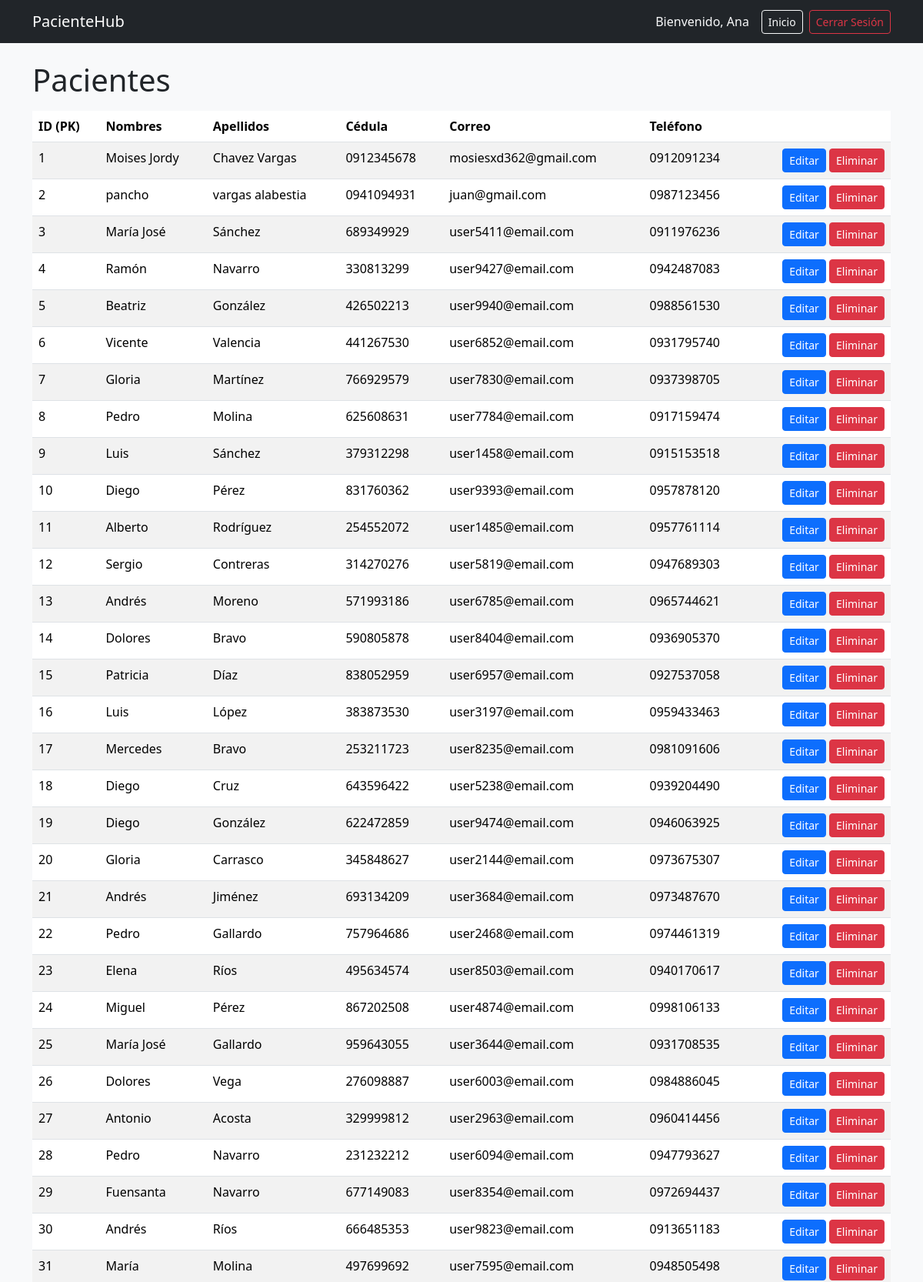
Page /paciente/listar/ (signed in, upper part) on the committed database.
### student/models.py (models this page shows, shortened)
class Paciente(AbstractUser):
    cedula = models.CharField(max_length=10, unique=True)
    telefono = models.CharField(max_length=10)
    fecha_nacimiento = models.DateField()
    direccion = models.TextField()
    email = models.EmailField(unique=True)
    first_name = models.CharField(max_length=150)
    last_name = models.CharField(max_length=150)
    slug = models.SlugField(unique=True, blank=True)
    @property
    def nombres(self):
        return self.first_name
    @property
    def apellidos(self):
        return self.last_name
    @property
    def correo(self):
        return self.email

### student/views.py (the view)
# urls.py: path("paciente/listar/", views.listar_pacientes, name="listar_pacientes"),
@login_required(login_url='student:login')
def listar_pacientes(request):
    pacientes = Paciente.objects.all()
    return render(request, 'paciente/listar.html', {'pacientes': pacientes})

### student/templates/paciente/listar.html (shortened to what this page needs)
{% extends "paciente/base.html" %}
{% block content %}
<h1 class="mb-3">Pacientes</h1>
<table class="table table-striped">
  <thead>
    <tr>
      <th>ID (PK)</th>
      <th>Nombres</th>
      <th>Apellidos</th>
      <th>Cédula</th>
      <th>Correo</th>
      <th>Teléfono</th>
      <th></th>
    </tr>
  </thead>
  <tbody>
    {% for paciente in pacientes %}
    <tr>
      <td>{{ paciente.pk }}</td>
      <td>{{ paciente.nombres }}</td>
      <td>{{ paciente.apellidos }}</td>
      <td>{{ paciente.cedula }}</td>
      <td>{{ paciente.correo }}</td>
      <td>{{ paciente.telefono }}</td>
      <td class="text-end">
        <a class="btn btn-sm btn-primary" href="{% url 'student:editar_paciente' paciente.slug %}">Editar</a>
        <a class="btn btn-sm btn-danger" onclick="return confirm('¿Estás seguro de que deseas eliminar a {{ paciente.nombres }}?');" href="{% url 'student:eliminar_paciente' paciente.slug %}">Eliminar</a>
      </td>
    </tr>
    {% empty %}
    <tr><td colspan="7" class="text-center text-muted">No hay pacientes aún.</td></tr>
    {% endfor %}
  </tbody>
</table>
{% endblock %}

### student/templates/paciente/base.html (shortened to what this page needs)
<!doctype html>
<html lang="es">
<head>
  <link href="https://cdn.jsdelivr.net/npm/bootstrap@5.3.2/dist/css/bootstrap.min.css" rel="stylesheet">
</head>
<body class="bg-light">
<nav class="navbar navbar-dark bg-dark mb-4">
  <div class="container">
    <a class="navbar-brand" href="{% url 'student:inicio' %}">PacienteHub</a>
    <div class="d-flex align-items-center">
      <span class="navbar-text text-light me-3">
        Bienvenido, {{ user.first_name }}
      </span>
      <a class="btn btn-sm btn-outline-light me-2" href="{% url 'student:inicio' %}">Inicio</a>
      <a class="btn btn-sm btn-outline-danger" href="{% url 'student:logout' %}">Cerrar Sesión</a>
    </div>
  </div>
</nav>
<div class="container">
  {% block content %}{% endblock %}
</div>
</body>
</html>

### rows in the picture
Paciente: first_name "Ana"
Paciente: pk "1", nombres "Moises Jordy", apellidos "Chavez Vargas", cedula "0912345678", correo "mosiesxd362@gmail.com", telefono "0912091234"
Paciente: pk "2", nombres "pancho", apellidos "vargas alabestia", cedula "0941094931", correo "juan@gmail.com", telefono "0987123456"
Paciente: pk "3", nombres "María José", apellidos "Sánchez", cedula "689349929", correo "user5411@email.com", telefono "0911976236"
Paciente: pk "4", nombres "Ramón", apellidos "Navarro", cedula "330813299", correo "user9427@email.com", telefono "0942487083"
Paciente: pk "5", nombres "Beatriz", apellidos "González", cedula "426502213", correo "user9940@email.com", telefono "0988561530"
Paciente: pk "6", nombres "Vicente", apellidos "Valencia", cedula "441267530", correo "user6852@email.com", telefono "0931795740"
Paciente: pk "7", nombres "Gloria", apellidos "Martínez", cedula "766929579", correo "user7830@email.com", telefono "0937398705"
Paciente: pk "8", nombres "Pedro", apellidos "Molina", cedula "625608631", correo "user7784@email.com", telefono "0917159474"
Paciente: pk "9", nombres "Luis", apellidos "Sánchez", cedula "379312298", correo "user1458@email.com", telefono "0915153518"
Paciente: pk "10", nombres "Diego", apellidos "Pérez", cedula "831760362", correo "user9393@email.com", telefono "0957878120"
Paciente: pk "11", nombres "Alberto", apellidos "Rodríguez", cedula "254552072", correo "user1485@email.com", telefono "0957761114"
Paciente: pk "12", nombres "Sergio", apellidos "Contreras", cedula "314270276", correo "user5819@email.com", telefono "0947689303"
Paciente: pk "13", nombres "Andrés", apellidos "Moreno", cedula "571993186", correo "user6785@email.com", telefono "0965744621"
Paciente: pk "14", nombres "Dolores", apellidos "Bravo", cedula "590805878", correo "user8404@email.com", telefono "0936905370"
Paciente: pk "15", nombres "Patricia", apellidos "Díaz", cedula "838052959", correo "user6957@email.com", telefono "0927537058"
Paciente: pk "16", nombres "Luis", apellidos "López", cedula "383873530", correo "user3197@email.com", telefono "0959433463"
Paciente: pk "17", nombres "Mercedes", apellidos "Bravo", cedula "253211723", correo "user8235@email.com", telefono "0981091606"
Paciente: pk "18", nombres "Diego", apellidos "Cruz", cedula "643596422", correo "user5238@email.com", telefono "0939204490"
Paciente: pk "19", nombres "Diego", apellidos "González", cedula "622472859", correo "user9474@email.com", telefono "0946063925"
Paciente: pk "20", nombres "Gloria", apellidos "Carrasco", cedula "345848627", correo "user2144@email.com", telefono "0973675307"
Paciente: pk "21", nombres "Andrés", apellidos "Jiménez", cedula "693134209", correo "user3684@email.com", telefono "0973487670"
Paciente: pk "22", nombres "Pedro", apellidos "Gallardo", cedula "757964686", correo "user2468@email.com", telefono "0974461319"
Paciente: pk "23", nombres "Elena", apellidos "Ríos", cedula "495634574", correo "user8503@email.com", telefono "0940170617"
Paciente: pk "24", nombres "Miguel", apellidos "Pérez", cedula "867202508", correo "user4874@email.com", telefono "0998106133"
Paciente: pk "25", nombres "María José", apellidos "Gallardo", cedula "959643055", correo "user3644@email.com", telefono "0931708535"
Paciente: pk "26", nombres "Dolores", apellidos "Vega", cedula "276098887", correo "user6003@email.com", telefono "0984886045"
Paciente: pk "27", nombres "Antonio", apellidos "Acosta", cedula "329999812", correo "user2963@email.com", telefono "0960414456"
Paciente: pk "28", nombres "Pedro", apellidos "Navarro", cedula "231232212", correo "user6094@email.com", telefono "0947793627"
Paciente: pk "29", nombres "Fuensanta", apellidos "Navarro", cedula "677149083", correo "user8354@email.com", telefono "0972694437"
Paciente: pk "30", nombres "Andrés", apellidos "Ríos", cedula "666485353", correo "user9823@email.com", telefono "0913651183"
Paciente: pk "31", nombres "María", apellidos "Molina", cedula "497699692", correo "user7595@email.com", telefono "0948505498"
